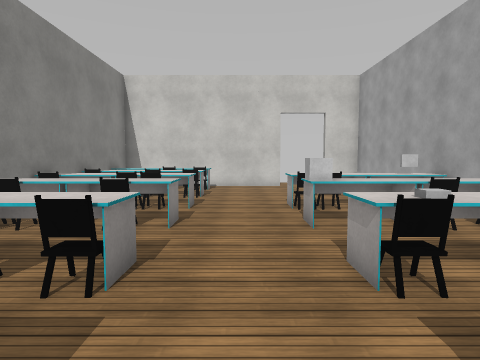
[1] (above)

16 first-person views from a walk through a scene from a Unity 3-D project. The camera is 1.5 m above the floor, tilts 4° down and sees 75° across. The floor is counted in squares, 1 m on a side. Each view is taken from the middle of a square. On the plan, view 1 faces up. The plan holds only what a view shows up to about 15 squares ahead; the rest is blank. The player is left out. Surface patterns are stand-ins for the level's own textures.

[2]
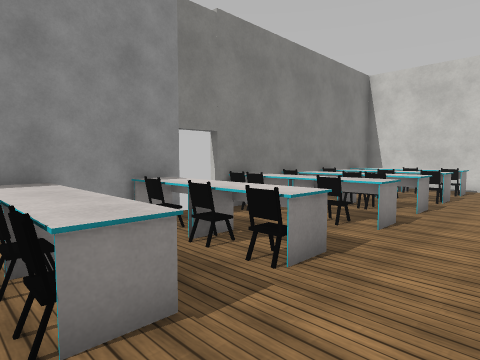

[3]
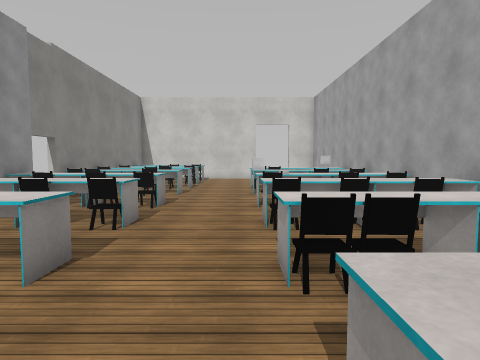

[4]
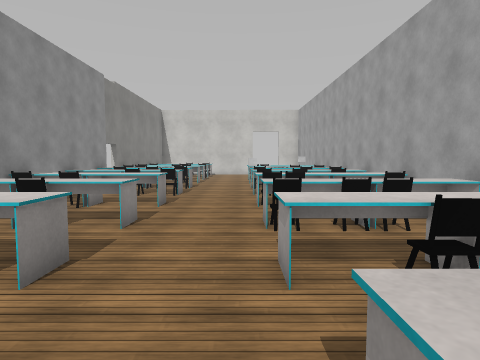

[5]
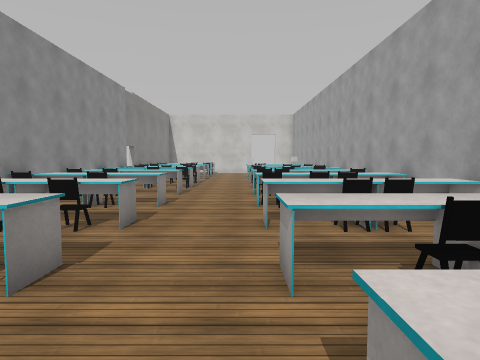

[6]
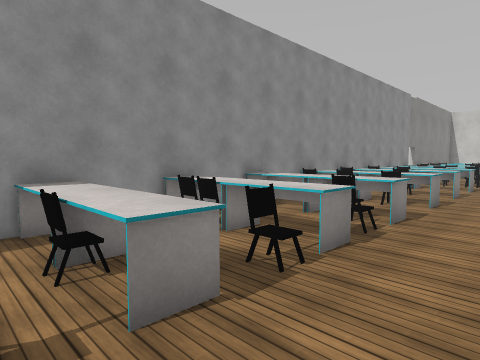

[7]
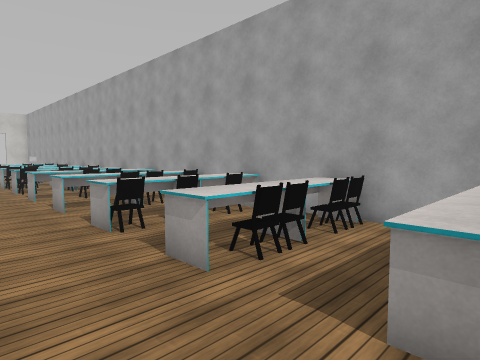

[8]
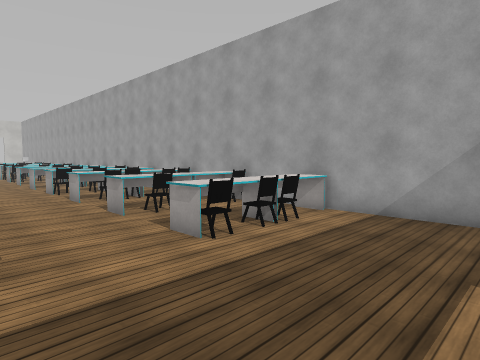

[9]
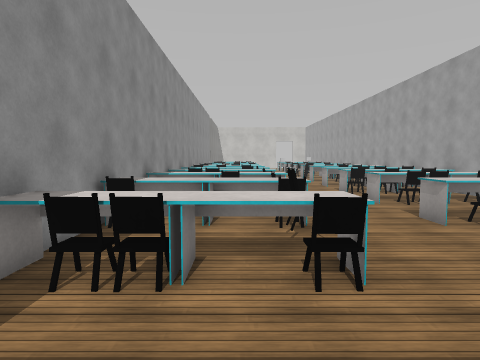

[10]
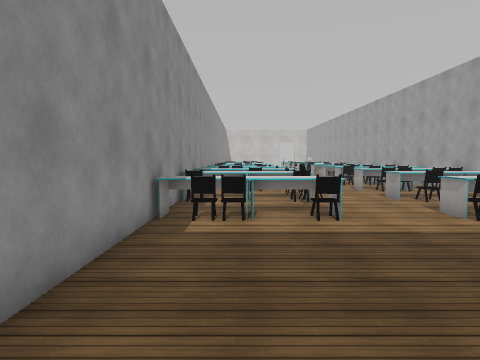

[11]
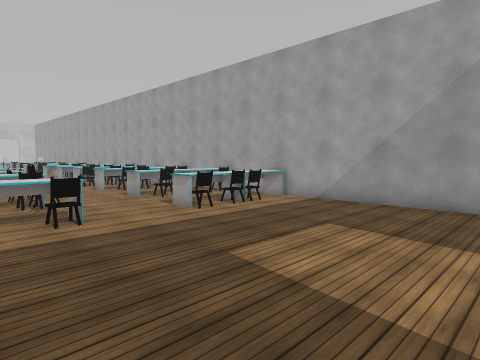

[12]
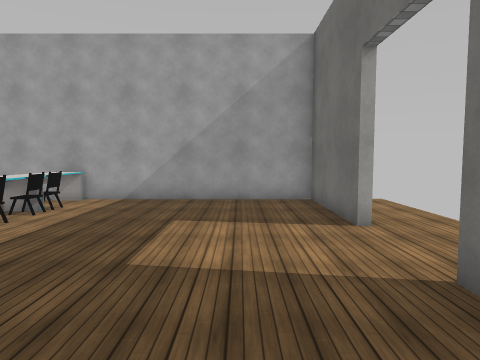

[13]
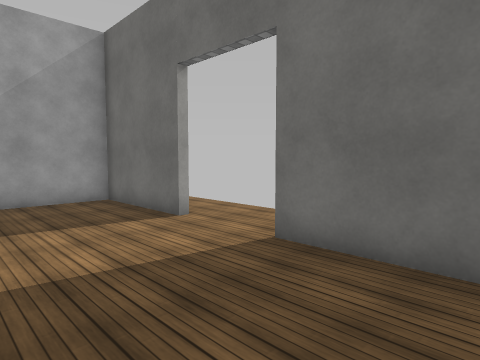

[14]
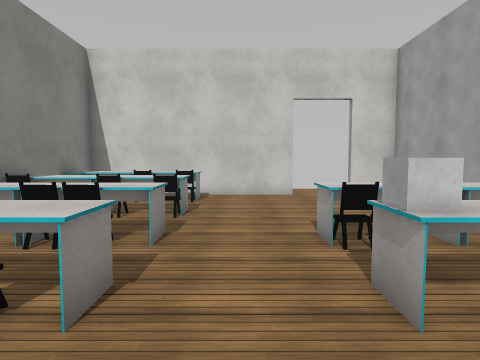

[15]
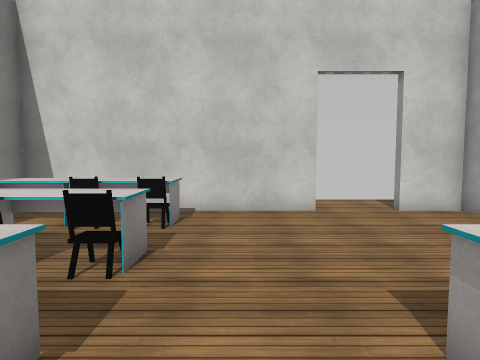

[16]
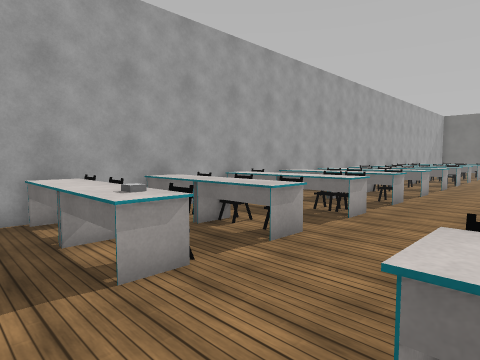

### Floor plan
Points are (right, up) in squares from view 1. A wall is a line through its corners. A room is listed if a view was taken in it or the views show most of it. See-through windows are left out.
Room 1 (views 1, 2, 3, 4, 5, 6, 7, 8, 9, 10, 11, 12, 13, 14, 15, 16)
walls: (-6.2, -6.6) (-6.2, -29.4); (6.3, -10.6) (6.3, 8.5); (6.3, -13.6) (6.3, -12.5); (6.3, -16.6) (6.3, -15.5); (-6.2, 3.5) (-6.2, -4.6); (6.3, -19.6) (6.3, -18.5); (6.3, 10.4) (6.3, 16.9); (2.2, 16.9) (-6.2, 16.9) (-6.2, 7.4); (-4.5, -32.6) (-1.2, -32.6); (1.9, -33) (1.9, -32.6) (6.3, -32.6) (6.3, -21.5)
objects: table (-6, -24) to (-2, -23); table (-6, -12) to (-2, -11); table (-6, -8) to (-2, -8); chair (-6, -6); table (-6, -5) to (-2, -5); table (-6, -2) to (-2, -2); table (-6, 1) to (-2, 2); table (-6, 3) to (-2, 4); table (-6, 7) to (-2, 8); chair (-5, -24) to (-4, -24); chair (-5, -21); table (-5, -21) to (-2, -20); table (-5, -18) to (-2, -17); chair (-5, -15) to (-4, -15); table (-5, -15) to (-2, -14); chair (-5, 3); chair (-5, 6); chair (-5, 9); table (-5, 9) to (-2, 10); chair (-5, 12); table (-5, 12) to (-2, 13); table (-5, 15) to (-2, 16); chair (-4, -9) to (-3, -9); chair (-4, -3); chair (-3, -19) to (-2, -18); chair (-3, -13) to (-2, -12); chair (-3, -6); chair (-3, 1) to (-2, 1); chair (-3, 3) to (-2, 3); chair (-3, 9) to (-2, 9); chair (-3, 12) to (-2, 12); chair (-3, 15) to (-2, 15); chair (-2, -24); chair (-2, -22) to (-2, -21); chair (-2, -16) to (-2, -15); chair (2, -24) to (4, -24); table (2, -24) to (6, -23); table (2, -21) to (6, -20); table (2, -18) to (6, -17); chair (2, -15) to (5, -15); table (2, -15) to (6, -14); table (2, -12) to (6, -11); table (2, -8) to (6, -8); chair (2, -6) to (4, -6); table (2, -5) to (6, -5); chair (2, -3) to (3, -3); table (2, -2) to (6, -2); chair (2, 1) to (3, 1); table (2, 1) to (6, 2); chair (2, 3); white block (2, 4); other object (2, 7); table (2, 7) to (6, 8); chair (2, 9) to (3, 9); table (2, 9) to (6, 10); chair (3, -21); chair (3, -18) to (5, -18); chair (3, -12) to (5, -12); chair (3, -9) to (4, -9); table (3, 3) to (6, 4); chair (4, 3) to (5, 3); chair (4, 6); chair (5, 1); chair (6, -21)

Where each view was taken, in squares from view 1:
view 1: 0 up, 0 right, facing up
view 2: 0 up, 1 right, facing up-left
view 3: 6 down, 1 right, facing up
view 4: 12 down, 1 right, facing up
view 5: 15 down, 1 right, facing up
view 6: 19 down, 1 right, facing up-left
view 7: 21 down, 1 left, facing up-right
view 8: 29 down, 2 left, facing up-right
view 9: 28 down, 3 left, facing up
view 10: 32 down, 4 left, facing up
view 11: 32 down, 4 left, facing up-right
view 12: 30 down, 5 left, facing right
view 13: 28 down, 5 left, facing down-right
view 14: 4 up, 0 right, facing up
view 15: 8 up, 0 right, facing up
view 16: 6 up, 2 left, facing down-right
